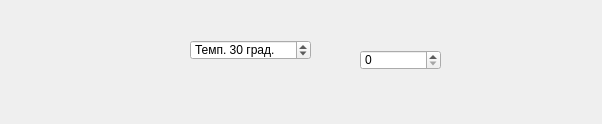
<?xml version="1.0" encoding="UTF-8"?>
<ui version="4.0">
 <class>KTV_Type0x01Widget</class>
 <widget class="QWidget" name="KTV_Type0x01Widget">
  <property name="geometry">
   <rect>
    <x>0</x>
    <y>0</y>
    <width>602</width>
    <height>124</height>
   </rect>
  </property>
  <property name="sizePolicy">
   <sizepolicy hsizetype="Preferred" vsizetype="Preferred">
    <horstretch>0</horstretch>
    <verstretch>0</verstretch>
   </sizepolicy>
  </property>
  <property name="windowTitle">
   <string>Form</string>
  </property>
  <widget class="QSpinBox" name="spinBox">
   <property name="geometry">
    <rect>
     <x>190</x>
     <y>40</y>
     <width>121</width>
     <height>20</height>
    </rect>
   </property>
   <property name="suffix">
    <string> град.</string>
   </property>
   <property name="prefix">
    <string>Темп. </string>
   </property>
   <property name="maximum">
    <number>239</number>
   </property>
   <property name="value">
    <number>30</number>
   </property>
  </widget>
  <widget class="QSpinBox" name="spinBox_2">
   <property name="geometry">
    <rect>
     <x>360</x>
     <y>50</y>
     <width>81</width>
     <height>20</height>
    </rect>
   </property>
  </widget>
 </widget>
 <resources/>
 <connections/>
</ui>
